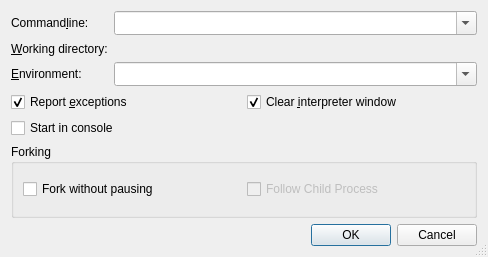
<?xml version="1.0" encoding="UTF-8"?>
<ui version="4.0">
 <class>StartRunDialog</class>
 <widget class="QDialog" name="StartRunDialog">
  <property name="geometry">
   <rect>
    <x>0</x>
    <y>0</y>
    <width>488</width>
    <height>257</height>
   </rect>
  </property>
  <property name="windowTitle">
   <string>Start running</string>
  </property>
  <property name="sizeGripEnabled">
   <bool>true</bool>
  </property>
  <layout class="QVBoxLayout" name="verticalLayout">
   <item>
    <layout class="QGridLayout" name="gridLayout_2">
     <item row="0" column="0">
      <widget class="QLabel" name="TextLabel1">
       <property name="text">
        <string>Command&amp;line:</string>
       </property>
       <property name="buddy">
        <cstring>cmdlineCombo</cstring>
       </property>
      </widget>
     </item>
     <item row="0" column="1">
      <widget class="QComboBox" name="cmdlineCombo">
       <property name="sizePolicy">
        <sizepolicy hsizetype="Expanding" vsizetype="Fixed">
         <horstretch>0</horstretch>
         <verstretch>0</verstretch>
        </sizepolicy>
       </property>
       <property name="toolTip">
        <string>Enter the commandline parameters</string>
       </property>
       <property name="whatsThis">
        <string>&lt;b&gt;Commandline&lt;/b&gt;
&lt;p&gt;Enter the commandline parameters in this field.&lt;/p&gt;</string>
       </property>
       <property name="editable">
        <bool>true</bool>
       </property>
       <property name="insertPolicy">
        <enum>QComboBox::InsertAtTop</enum>
       </property>
       <property name="sizeAdjustPolicy">
        <enum>QComboBox::AdjustToMinimumContentsLengthWithIcon</enum>
       </property>
       <property name="duplicatesEnabled">
        <bool>false</bool>
       </property>
      </widget>
     </item>
     <item row="1" column="0">
      <widget class="QLabel" name="TextLabel2">
       <property name="text">
        <string>&amp;Working directory:</string>
       </property>
       <property name="buddy">
        <cstring>workdirPicker</cstring>
       </property>
      </widget>
     </item>
     <item row="1" column="1">
      <widget class="E5ComboPathPicker" name="workdirPicker" native="true">
       <property name="sizePolicy">
        <sizepolicy hsizetype="Expanding" vsizetype="Preferred">
         <horstretch>0</horstretch>
         <verstretch>0</verstretch>
        </sizepolicy>
       </property>
       <property name="focusPolicy">
        <enum>Qt::WheelFocus</enum>
       </property>
       <property name="toolTip">
        <string>Enter the working directory</string>
       </property>
       <property name="whatsThis">
        <string>&lt;b&gt;Working directory&lt;/b&gt;
&lt;p&gt;Enter the working directory of the application to be debugged. Leave it empty to set the working directory to the executable directory.&lt;/p&gt;</string>
       </property>
      </widget>
     </item>
     <item row="2" column="0">
      <widget class="QLabel" name="textLabel1">
       <property name="text">
        <string>&amp;Environment:</string>
       </property>
       <property name="buddy">
        <cstring>environmentCombo</cstring>
       </property>
      </widget>
     </item>
     <item row="2" column="1">
      <widget class="QComboBox" name="environmentCombo">
       <property name="sizePolicy">
        <sizepolicy hsizetype="Expanding" vsizetype="Fixed">
         <horstretch>0</horstretch>
         <verstretch>0</verstretch>
        </sizepolicy>
       </property>
       <property name="toolTip">
        <string>Enter the environment variables to be set.</string>
       </property>
       <property name="whatsThis">
        <string>&lt;b&gt;Environment&lt;/b&gt;
&lt;p&gt;Enter the environment variables to be set for the program. The individual settings must be separated by whitespace and be given in the form 'var=value'. In order to add to an environment variable, enter it in the form 'var+=value'.&lt;/p&gt;
&lt;p&gt;Example: var1=1 var2=&quot;hello world&quot; var3+=&quot;:/tmp&quot;&lt;/p&gt;</string>
       </property>
       <property name="editable">
        <bool>true</bool>
       </property>
       <property name="insertPolicy">
        <enum>QComboBox::InsertAtTop</enum>
       </property>
       <property name="sizeAdjustPolicy">
        <enum>QComboBox::AdjustToMinimumContentsLengthWithIcon</enum>
       </property>
       <property name="duplicatesEnabled">
        <bool>false</bool>
       </property>
      </widget>
     </item>
    </layout>
   </item>
   <item>
    <layout class="QGridLayout" name="gridLayout">
     <item row="0" column="0">
      <widget class="QCheckBox" name="exceptionCheckBox">
       <property name="toolTip">
        <string>Uncheck to disable exception reporting</string>
       </property>
       <property name="whatsThis">
        <string>&lt;b&gt;Report exceptions&lt;/b&gt;
&lt;p&gt;Uncheck this in order to disable exception reporting.&lt;/p&gt;</string>
       </property>
       <property name="text">
        <string>Report &amp;exceptions</string>
       </property>
       <property name="shortcut">
        <string>Alt+E</string>
       </property>
       <property name="checked">
        <bool>true</bool>
       </property>
      </widget>
     </item>
     <item row="0" column="1">
      <widget class="QCheckBox" name="clearShellCheckBox">
       <property name="toolTip">
        <string>Select to clear the display of the interpreter window</string>
       </property>
       <property name="whatsThis">
        <string>&lt;b&gt;Clear interpreter window&lt;/b&gt;&lt;p&gt;This clears the display of the interpreter window before starting the debug client.&lt;/p&gt;</string>
       </property>
       <property name="text">
        <string>Clear &amp;interpreter window</string>
       </property>
       <property name="checked">
        <bool>true</bool>
       </property>
      </widget>
     </item>
     <item row="1" column="0">
      <widget class="QCheckBox" name="consoleCheckBox">
       <property name="toolTip">
        <string>Select to start the debugger in a console window</string>
       </property>
       <property name="whatsThis">
        <string>&lt;b&gt;Start in console&lt;/b&gt;
&lt;p&gt;Select to start the debugger in a console window. The console command has to be configured on the Debugger-&amp;gt;General page&lt;/p&gt;</string>
       </property>
       <property name="text">
        <string>Start in console</string>
       </property>
      </widget>
     </item>
    </layout>
   </item>
   <item>
    <widget class="QGroupBox" name="groupBox">
     <property name="title">
      <string>Forking</string>
     </property>
     <layout class="QHBoxLayout" name="horizontalLayout">
      <item>
       <widget class="QCheckBox" name="forkModeCheckBox">
        <property name="toolTip">
         <string>Select to go through the fork without asking</string>
        </property>
        <property name="whatsThis">
         <string>&lt;b&gt;Fork without pausing&lt;/b&gt;
&lt;p&gt;Select to go through the fork without asking making the forking decision based on the Parent/Child selection.&lt;/p&gt;</string>
        </property>
        <property name="text">
         <string>Fork without pausing</string>
        </property>
       </widget>
      </item>
      <item>
       <widget class="QCheckBox" name="forkChildCheckBox">
        <property name="enabled">
         <bool>false</bool>
        </property>
        <property name="toolTip">
         <string>Select to debug the child process after forking</string>
        </property>
        <property name="whatsThis">
         <string>&lt;b&gt;Debug Child Process&lt;/b&gt;
&lt;p&gt;Select to debug the child process after forking. If it is not selected, the parent process will be debugged. This has no effect, if forking without pausing is not selected.&lt;/p&gt;</string>
        </property>
        <property name="text">
         <string>Follow Child Process</string>
        </property>
       </widget>
      </item>
     </layout>
    </widget>
   </item>
   <item>
    <widget class="QDialogButtonBox" name="buttonBox">
     <property name="orientation">
      <enum>Qt::Horizontal</enum>
     </property>
     <property name="standardButtons">
      <set>QDialogButtonBox::Cancel|QDialogButtonBox::Ok</set>
     </property>
    </widget>
   </item>
  </layout>
 </widget>
 <pixmapfunction>qPixmapFromMimeSource</pixmapfunction>
 <customwidgets>
  <customwidget>
   <class>E5ComboPathPicker</class>
   <extends>QWidget</extends>
   <header>E5Gui/E5PathPicker.h</header>
   <container>1</container>
  </customwidget>
 </customwidgets>
 <tabstops>
  <tabstop>cmdlineCombo</tabstop>
  <tabstop>workdirPicker</tabstop>
  <tabstop>environmentCombo</tabstop>
  <tabstop>exceptionCheckBox</tabstop>
  <tabstop>clearShellCheckBox</tabstop>
  <tabstop>consoleCheckBox</tabstop>
  <tabstop>forkModeCheckBox</tabstop>
  <tabstop>forkChildCheckBox</tabstop>
 </tabstops>
 <resources/>
 <connections>
  <connection>
   <sender>buttonBox</sender>
   <signal>accepted()</signal>
   <receiver>StartRunDialog</receiver>
   <slot>accept()</slot>
   <hints>
    <hint type="sourcelabel">
     <x>35</x>
     <y>237</y>
    </hint>
    <hint type="destinationlabel">
     <x>34</x>
     <y>150</y>
    </hint>
   </hints>
  </connection>
  <connection>
   <sender>buttonBox</sender>
   <signal>rejected()</signal>
   <receiver>StartRunDialog</receiver>
   <slot>reject()</slot>
   <hints>
    <hint type="sourcelabel">
     <x>154</x>
     <y>237</y>
    </hint>
    <hint type="destinationlabel">
     <x>150</x>
     <y>148</y>
    </hint>
   </hints>
  </connection>
  <connection>
   <sender>forkModeCheckBox</sender>
   <signal>toggled(bool)</signal>
   <receiver>forkChildCheckBox</receiver>
   <slot>setEnabled(bool)</slot>
   <hints>
    <hint type="sourcelabel">
     <x>121</x>
     <y>190</y>
    </hint>
    <hint type="destinationlabel">
     <x>265</x>
     <y>191</y>
    </hint>
   </hints>
  </connection>
 </connections>
</ui>
